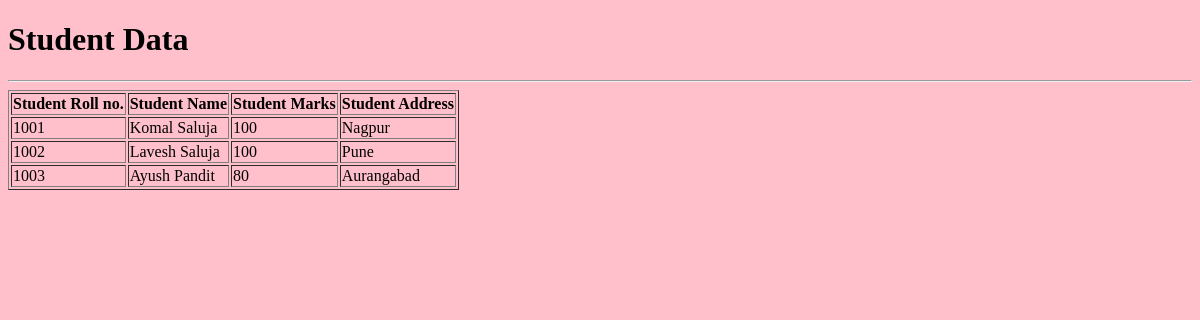
Page /stu/ on the earlier database version.
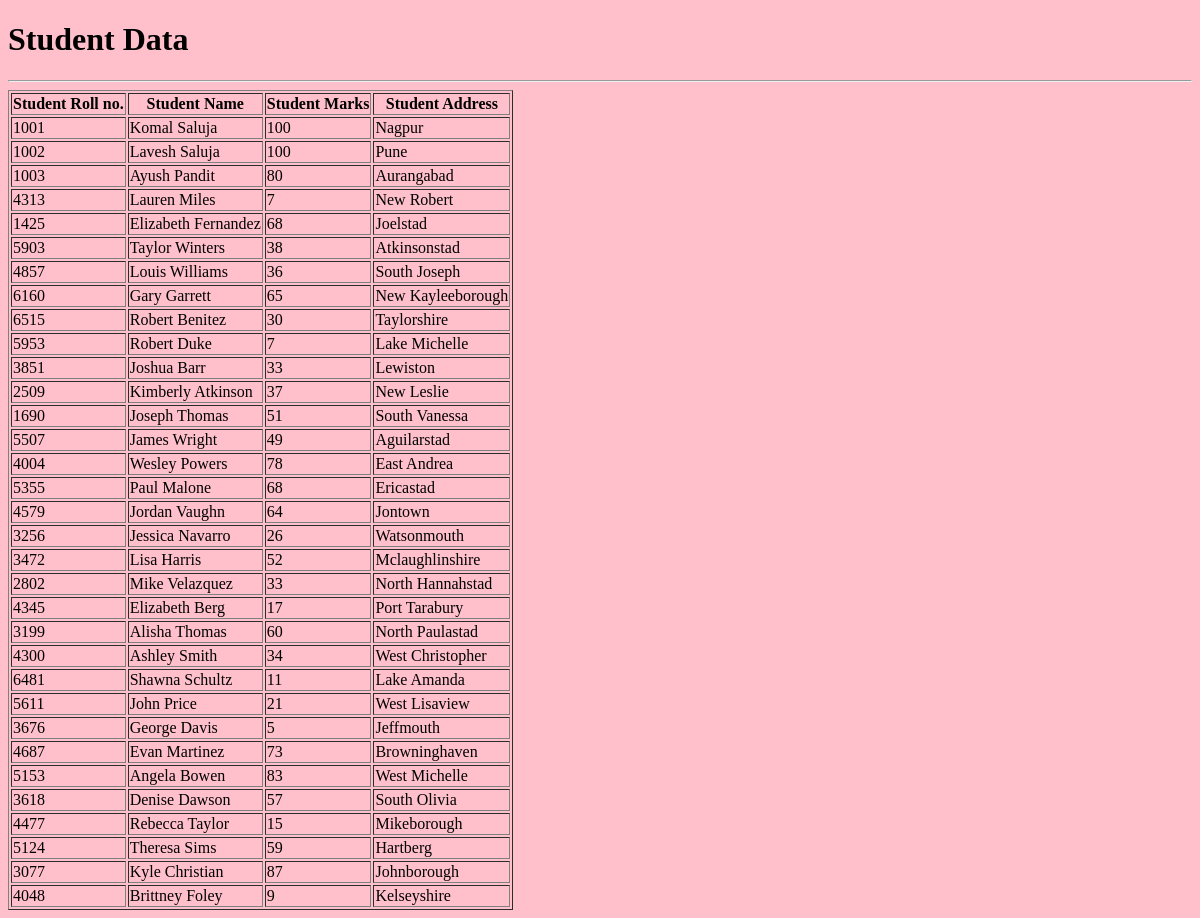
Same page on the later database version.
### demoapp/models.py (models this page shows)
class Student(models.Model):
    roll_no = models.IntegerField()
    name = models.CharField(max_length=50)
    marks = models.IntegerField()
    addr = models.CharField(max_length=50)

### demoapp/views.py (the view)
# urls.py: path('stu/',views.stu_info)
def stu_info(request):
    student = Student.objects.all()
    return render(request,'demoapp/student.html',{'student':student})

### templates/demoapp/student.html (shortened to what this page needs)
<!DOCTYPE html>
<html>
    <head>
    </head>
    <body bgcolor="pink">
        <h1>Student Data</h1><hr>
        <table border="1">
            {%if student%}
            <thead>
                <th>Student Roll no.</th>
                <th>Student Name</th>
                <th>Student Marks</th>
                <th>Student Address</th>
            </thead>
            {%for s in student%}
            <tr>
                <td>{{s.roll_no}}</td>
                <td>{{s.name}}</td>
                <td>{{s.marks}}</td>
                <td>{{s.addr}}</td>
            </tr>
            {%endfor%}
            {%else%}
            <h1>No records Found</h1>
            {%endif%}
        </table>
    </body>
</html>

Differences in the rows shown:
added Student: roll_no "4313", name "Lauren Miles", marks "7", addr "New Robert"
added Student: roll_no "1425", name "Elizabeth Fernandez", marks "68", addr "Joelstad"
added Student: roll_no "5903", name "Taylor Winters", marks "38", addr "Atkinsonstad"
added Student: roll_no "4857", name "Louis Williams", marks "36", addr "South Joseph"
added Student: roll_no "6160", name "Gary Garrett", marks "65", addr "New Kayleeborough"
added Student: roll_no "6515", name "Robert Benitez", marks "30", addr "Taylorshire"
added Student: roll_no "5953", name "Robert Duke", marks "7", addr "Lake Michelle"
added Student: roll_no "3851", name "Joshua Barr", marks "33", addr "Lewiston"
added Student: roll_no "2509", name "Kimberly Atkinson", marks "37", addr "New Leslie"
added Student: roll_no "1690", name "Joseph Thomas", marks "51", addr "South Vanessa"
added Student: roll_no "5507", name "James Wright", marks "49", addr "Aguilarstad"
added Student: roll_no "4004", name "Wesley Powers", marks "78", addr "East Andrea"
added Student: roll_no "5355", name "Paul Malone", marks "68", addr "Ericastad"
added Student: roll_no "4579", name "Jordan Vaughn", marks "64", addr "Jontown"
added Student: roll_no "3256", name "Jessica Navarro", marks "26", addr "Watsonmouth"
added Student: roll_no "3472", name "Lisa Harris", marks "52", addr "Mclaughlinshire"
added Student: roll_no "2802", name "Mike Velazquez", marks "33", addr "North Hannahstad"
added Student: roll_no "4345", name "Elizabeth Berg", marks "17", addr "Port Tarabury"
added Student: roll_no "3199", name "Alisha Thomas", marks "60", addr "North Paulastad"
added Student: roll_no "4300", name "Ashley Smith", marks "34", addr "West Christopher"
added Student: roll_no "6481", name "Shawna Schultz", marks "11", addr "Lake Amanda"
added Student: roll_no "5611", name "John Price", marks "21", addr "West Lisaview"
added Student: roll_no "3676", name "George Davis", marks "5", addr "Jeffmouth"
added Student: roll_no "4687", name "Evan Martinez", marks "73", addr "Browninghaven"
added Student: roll_no "5153", name "Angela Bowen", marks "83", addr "West Michelle"
added Student: roll_no "3618", name "Denise Dawson", marks "57", addr "South Olivia"
added Student: roll_no "4477", name "Rebecca Taylor", marks "15", addr "Mikeborough"
added Student: roll_no "5124", name "Theresa Sims", marks "59", addr "Hartberg"
added Student: roll_no "3077", name "Kyle Christian", marks "87", addr "Johnborough"
added Student: roll_no "4048", name "Brittney Foley", marks "9", addr "Kelseyshire"
